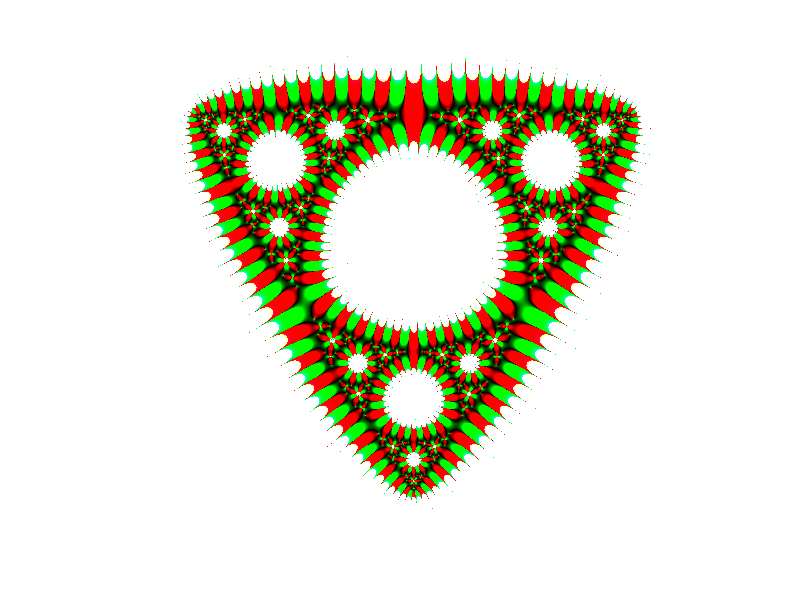

Recreate this plot in MATLAB.
%matlab doodle
%coloring book of complex function representations, Barnes
s=1000;
I=ones(s,s,3);
w=2.6;
for h=1:s
    for k=1:s
        z=((h+100-s/2)+i*(k-s/2))*w/s;
        for r=1:6
            z=z*z-0.6/z;
        end
        r=real(z);
        a=abs(r);
        a=r^2/10;
        
        R=0.5*r+0.01*a;
        B=0.00004*a;
        G=-0.3*r+0.01*a;
        I(h,k,1)=R;
        I(h,k,2)=G;
        I(h,k,3)=B;
    end
end
imshow(I)
imwrite(I,"coloring.jpg")